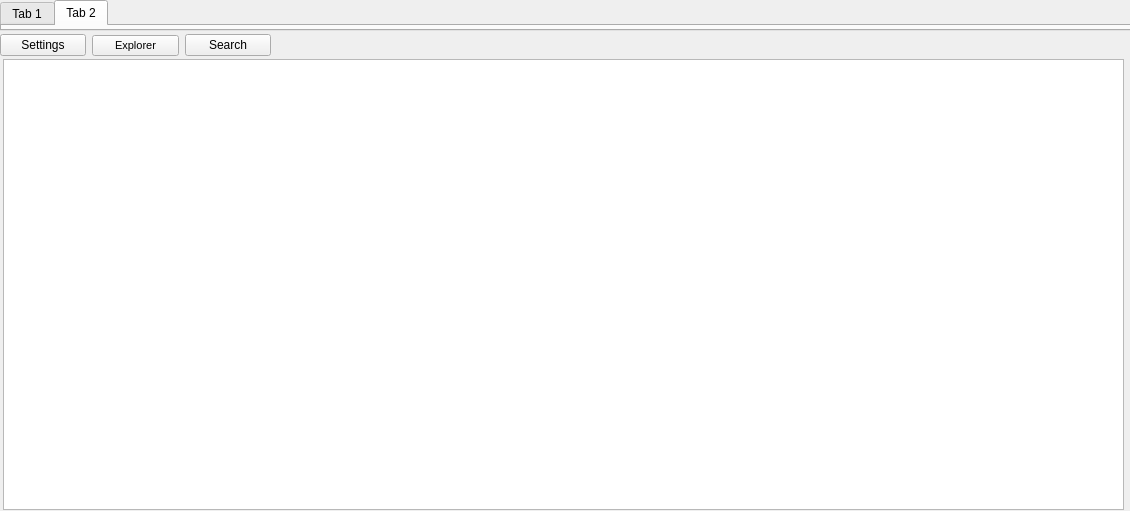
<?xml version="1.0" encoding="UTF-8"?>
<ui version="4.0">
 <class>MainWindow</class>
 <widget class="QMainWindow" name="MainWindow">
  <property name="geometry">
   <rect>
    <x>0</x>
    <y>0</y>
    <width>1130</width>
    <height>511</height>
   </rect>
  </property>
  <property name="windowTitle">
   <string>MainWindow</string>
  </property>
  <widget class="QWidget" name="centralwidget">
   <widget class="QTabWidget" name="tabWidget">
    <property name="geometry">
     <rect>
      <x>0</x>
      <y>0</y>
      <width>1131</width>
      <height>31</height>
     </rect>
    </property>
    <property name="autoFillBackground">
     <bool>true</bool>
    </property>
    <property name="currentIndex">
     <number>1</number>
    </property>
    <widget class="QWidget" name="tab">
     <attribute name="title">
      <string>Tab 1</string>
     </attribute>
    </widget>
    <widget class="QWidget" name="tab_2">
     <attribute name="title">
      <string>Tab 2</string>
     </attribute>
    </widget>
   </widget>
   <widget class="QPlainTextEdit" name="plainTextEdit">
    <property name="geometry">
     <rect>
      <x>3</x>
      <y>59</y>
      <width>1121</width>
      <height>451</height>
     </rect>
    </property>
   </widget>
   <widget class="QWidget" name="layoutWidget">
    <property name="geometry">
     <rect>
      <x>0</x>
      <y>30</y>
      <width>271</width>
      <height>31</height>
     </rect>
    </property>
    <layout class="QHBoxLayout" name="navbar">
     <item>
      <widget class="QPushButton" name="btnSettings">
       <property name="text">
        <string>Settings</string>
       </property>
      </widget>
     </item>
     <item>
      <widget class="QPushButton" name="btnExplorer">
       <property name="font">
        <font>
         <pointsize>8</pointsize>
        </font>
       </property>
       <property name="text">
        <string>Explorer</string>
       </property>
      </widget>
     </item>
     <item>
      <widget class="QPushButton" name="btnSearch">
       <property name="text">
        <string>Search</string>
       </property>
      </widget>
     </item>
    </layout>
   </widget>
  </widget>
 </widget>
 <resources/>
 <connections/>
</ui>
